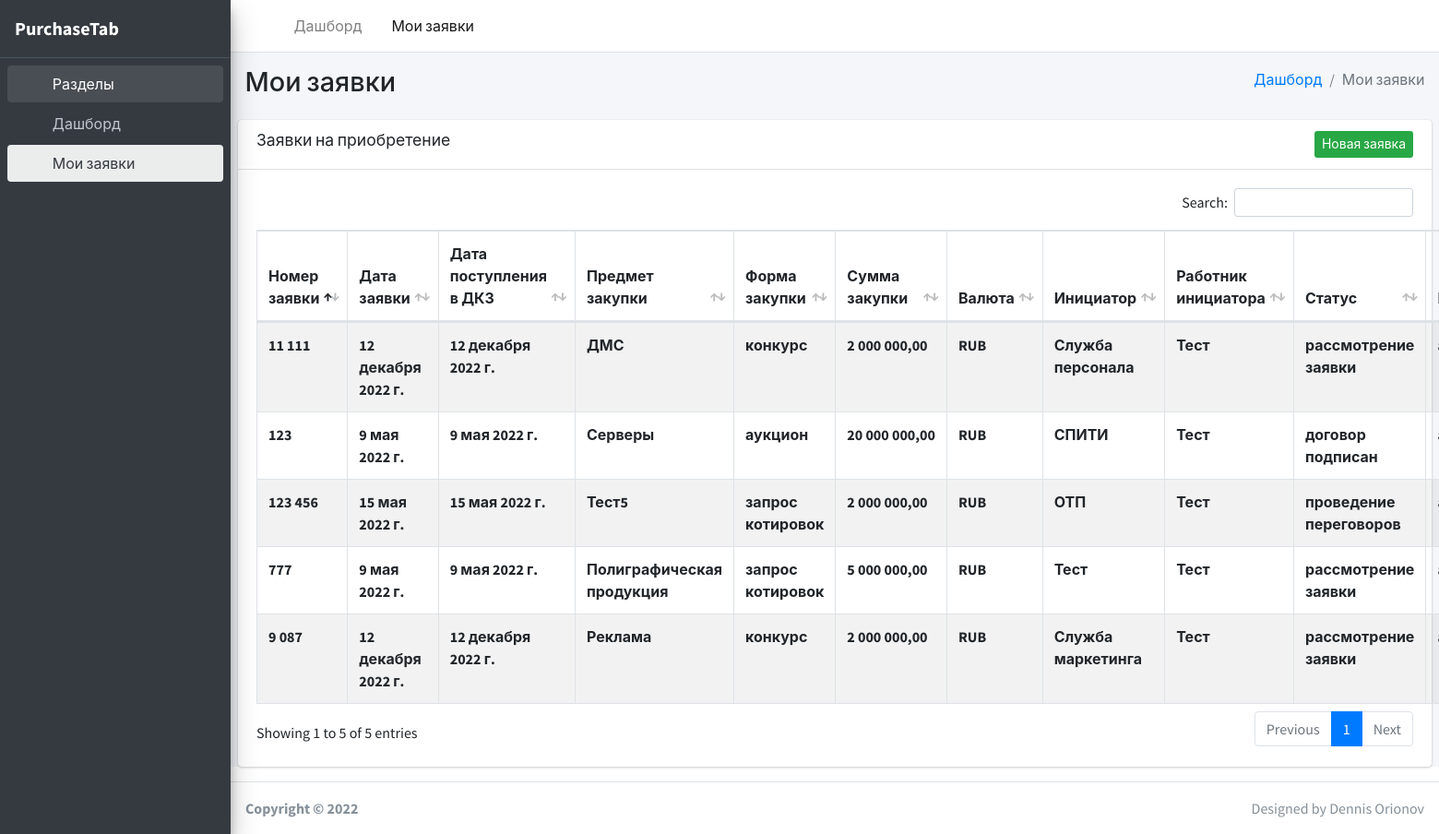
The page /my_purchase_orders/ (signed in) on the database its author committed.
### purchase_order/models.py (models this page shows, shortened)
class PurchaseOrder(models.Model):
    CURRENCY_CHOICES = [
        ('RUB', 'RUB'),
        ('USD', 'USD'),
        ('EUR', 'EUR')
    ]
    STATUS_CHOICES = [
        ('review', 'рассмотрение заявки'),
        ('rework', 'на доработкуе у инициатора'),
        ('reparation_documentation', 'подготовка документации'),
        ('agreement_documentation', 'согласование документации'),
        ('rework_documentation', 'доработка документации'),
        ('approval', 'рассмотрение на КпЗ'),
        ('negotiation', 'проведение переговоров'),
        ('signing_contract', 'подписание договора'),
        ('signed_contract', 'договор подписан'),
        ('canceled', 'закупка отменена')
    ]
    FORMAT_CHOICES = [
        ('contest', 'конкурс'),
        ('auction', 'аукцион'),
        ('rfp', 'запрос предложений'),
        ('rfq', 'запрос котировок'),
        ('sq', 'закупка у единственного контрагента')
    ]
    number = models.IntegerField('номер', unique=True, db_index=True)
    date = models.DateField('дата')
    date_in_dkz = models.DateField('дата поступления в ДКЗ')
    subject = models.TextField('предмет')
    format = models.CharField('форма закупки', max_length=12, choices=FORMAT_CHOICES, db_index=True)
    amount = models.DecimalField('сумма закупки', max_digits=12, decimal_places=2)
    currency = models.CharField('валюта', max_length=3, default='RUB', choices=CURRENCY_CHOICES, db_index=True)
    department_initiator = models.CharField('инициатор', max_length=50, db_index=True)
    employee_initiator = models.CharField('работник инициатора', max_length=50, db_index=True)
    employee_dkz = models.ForeignKey(User, on_delete=models.SET_NULL, related_name='purchase_orders',
                                     verbose_name='категорийный менеджер', null=True, blank=True)
    status = models.CharField('статус', max_length=24, default='review', choices=STATUS_CHOICES, db_index=True)
    comment = models.TextField('комментарий', blank=True, null=True)
    contract_number = models.CharField('номер договора', max_length=20, blank=True, null=True, db_index=True)
    contract_date = models.DateField('дата', blank=True, null=True, db_index=True)
    contractor = models.CharField('контрагент', max_length=50, blank=True, null=True, db_index=True)
    contract_price = models.DecimalField('цена договора', max_digits=12, decimal_places=2, blank=True, null=True)
    rate = models.DecimalField('курс рубля', max_digits=6, decimal_places=2, blank=True, null=True)
    contract_price_rub = models.DecimalField('цена договора в рублях', max_digits=12, decimal_places=2, blank=True,
                                             null=True)
    class Meta:
        verbose_name_plural = 'Заявки на приобретение'

### purchase_order/views.py (the view)
# urls.py: path('my_purchase_orders/', views.MyPurchaseOrdersView.as_view(), name='my_purchase_orders'),
class MyPurchaseOrdersView(LoginRequiredMixin, View):
    login_url = 'login'
    def get(self, request, *args, **kwargs):
        user = auth.get_user(request)
        purchase_orders = PurchaseOrder.objects.filter(employee_dkz_id=user.id)
        return render(request, 'purchase_order/my_purchase_orders.html', context={'purchase_orders': purchase_orders})

### purchase_order/templates/purchase_order/my_purchase_orders.html (shortened to what this page needs)
{% extends 'base.html' %}
{% block title %}
{% load static %}
  <link rel="stylesheet" href="{% static 'plugins/datatables-bs4/css/dataTables.bootstrap4.min.css' %}">
  <link rel="stylesheet" href="{% static 'plugins/datatables-responsive/css/responsive.bootstrap4.min.css' %}">
  <link rel="stylesheet" href="{% static 'plugins/datatables-buttons/css/buttons.bootstrap4.min.css' %}">
{% endblock %}
{% block content %}
  <div class="content-wrapper">
    <section class="content-header">
      <div class="container-fluid">
        <div class="row mb-2">
          <div class="col-sm-6">
            <h1>Мои заявки</h1>
          </div>
          <div class="col-sm-6">
            <ol class="breadcrumb float-sm-right">
              <li class="breadcrumb-item"><a href="/">Дашборд</a></li>
              <li class="breadcrumb-item active">Мои заявки</li>
            </ol>
          </div>
        </div>
      </div>
    </section>
    <section class="content">
<div class="card">
              <div class="card-header">
                <h3 class="card-title">Заявки на приобретение</h3>
                <a href="/new_purchase_order" class="btn-sm btn-success float-right">Новая заявка</a>
              </div>
              <div class="card-body">
                <table id="example1" class="table table-bordered table-striped">
                  <thead>
                  <tr>
                    <th>Номер заявки</th>
                    <th>Дата заявки</th>
                    <th>Дата поступления в ДКЗ</th>
                    <th>Предмет закупки</th>
                    <th>Форма закупки</th>
                    <th>Сумма закупки</th>
                    <th>Валюта</th>
                    <th>Инициатор</th>
                    <th>Работник инициатора</th>
                    <th>Статус</th>
                    <th>Менеджер</th>
                  </tr>
                  </thead>
                  <tbody>
                  {% for purchase_order in purchase_orders %}
                  <tr>
                    <th>{{ purchase_order.number }}</th>
                    <th>{{ purchase_order.date }}</th>
                    <th>{{ purchase_order.date_in_dkz }}</th>
                    <th>{{ purchase_order.subject }}</th>
                    <th>{{ purchase_order.get_format_display }}</th>
                    <th>{{ purchase_order.amount }}</th>
                    <th>{{ purchase_order.currency }}</th>
                    <th>{{ purchase_order.department_initiator }}</th>
                    <th>{{ purchase_order.employee_initiator }}</th>
                    <th>{{ purchase_order.get_status_display }}</th>
                    <th>{{ purchase_order.employee_dkz }}</th>
                  </tr>
                  {% endfor %}
                  </tbody>
                </table>
              </div>
            </div>
    </section>
  </div>
{% endblock %}
{% block scripts %}
{% load static %}
{% endblock %}

### purchase_order/templates/base.html (shortened to what this page needs)
<!DOCTYPE html>
{% load static %}
<html lang="en">
<head>
{% block title %} {% endblock %}
<link rel="stylesheet" href="{% static 'plugins/fontawesome-free/css/all.min.css' %}">
<link rel="stylesheet" href="{% static 'dist/css/adminlte.min.css' %}">
<link rel="stylesheet" href="https://code.ionicframework.com/ionicons/2.0.1/css/ionicons.min.css">
</head>
<body class="hold-transition sidebar-mini">
<div class="wrapper">
  <nav class="main-header navbar navbar-expand navbar-white navbar-light">
    <ul class="navbar-nav">
      <li class="nav-item">
        <a class="nav-link" data-widget="pushmenu" href="#" role="button"><i class="fas fa-bars"></i></a>
      </li>
      <li class="nav-item">
        <a href="/" class="nav-link">Дашборд</a>
      </li>
      <li class="nav-item">
        <a href="/my_purchase_orders/" class="nav-link">Мои заявки</a>
      </li>
    </ul>
    <ul class="navbar-nav ml-auto">
      <li class="nav-item">
        <a class="nav-link" data-widget="fullscreen" href="#" role="button">
          <i class="fas fa-expand-arrows-alt"></i>
        </a>
      </li>
    </ul>
  </nav>
  <aside class="main-sidebar sidebar-dark-primary elevation-4">
    <a href="/" class="brand-link p-3">
      <span class="brand-text font-weight-bold">PurchaseTab</span>
    </a>
    <div class="sidebar">
      <nav class="mt-2">
        <ul class="nav nav-pills nav-sidebar flex-column" data-widget="treeview" role="menu" data-accordion="false">
          <li class="nav-item menu-open">
            <a href="#" class="nav-link">
              <i class="nav-icon far fa-bookmark"></i>
              <p>
                Разделы
                <i class="right fas fa-angle-left"></i>
              </p>
            </a>
            <ul class="nav nav-treeview">
              <li class="nav-item">
                <a href="/" class="nav-link">
                  <i class="far fa-circle nav-icon"></i>
                  <p>Дашборд</p>
                </a>
              </li>
              <li class="nav-item">
                <a href="/my_purchase_orders/" class="nav-link">
                  <i class="far fa-circle nav-icon"></i>
                  <p>Мои заявки</p>
                </a>
              </li>
            </ul>
          </li>
        </ul>
      </nav>
    </div>
  </aside>
  {% block content %} {% endblock %}
  <footer class="main-footer">
    <div class="float-right d-none d-sm-inline">
      Designed by Dennis Orionov
    </div>
    <strong>Copyright &copy; 2022 </strong>
  </footer>
</div>
</body>
</html>

### rows shown on the page
PurchaseOrder: number "123", date "9 мая 2022 г.", date_in_dkz "9 мая 2022 г.", subject "Серверы", format "аукцион", amount "20 000 000,00", currency "RUB", department_initiator "СПИТИ", employee_initiator "Тест", status "договор подписан"
PurchaseOrder: number "777", date "9 мая 2022 г.", date_in_dkz "9 мая 2022 г.", subject "Полиграфическая продукция", format "запрос котировок", amount "5 000 000,00", currency "RUB", department_initiator "Тест", employee_initiator "Тест", status "рассмотрение заявки"
PurchaseOrder: number "11 111", date "12 декабря 2022 г.", date_in_dkz "12 декабря 2022 г.", subject "ДМС", format "конкурс", amount "2 000 000,00", currency "RUB", department_initiator "Служба персонала", employee_initiator "Тест", status "рассмотрение заявки"
PurchaseOrder: number "9 087", date "12 декабря 2022 г.", date_in_dkz "12 декабря 2022 г.", subject "Реклама", format "конкурс", amount "2 000 000,00", currency "RUB", department_initiator "Служба маркетинга", employee_initiator "Тест", status "рассмотрение заявки"
PurchaseOrder: number "123 456", date "15 мая 2022 г.", date_in_dkz "15 мая 2022 г.", subject "Тест5", format "запрос котировок", amount "2 000 000,00", currency "RUB", department_initiator "ОТП", employee_initiator "Тест", status "проведение переговоров"
